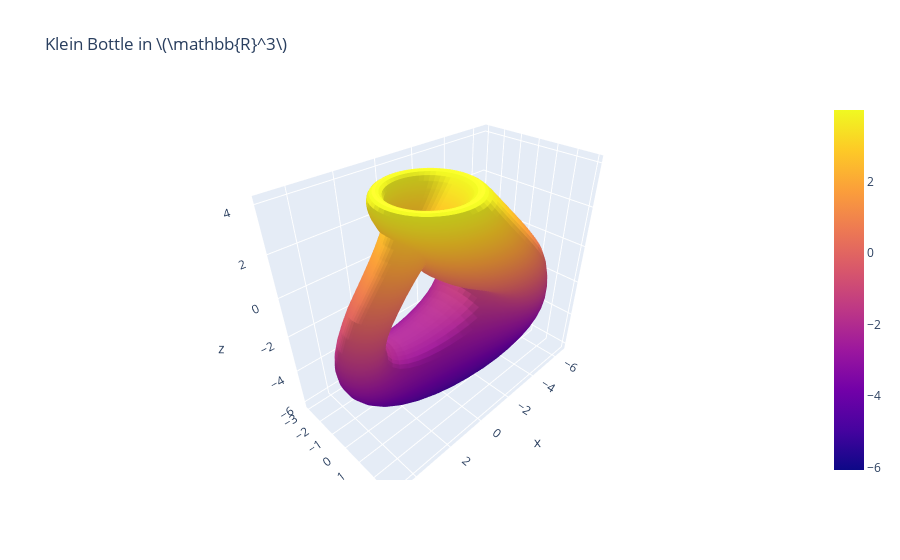

This figure's notebook cell:
### Markdown cell above
### Plotly
If a cell has Plotly output, that output will be displayed in the side panel. Unlike matplotlib, this allows interactivity. There are a couple differences from the `matplotlib` renderer to know about:
- Plotly cells aren't re-run by Constellate: the output data from the cell itself is used.[^1] This means that `setup_plotly` cells have no effect, and unlike `matplotlib` you cannot customize the output using `IS_DARK` or the named colors. You also have to run the cell in order for Constellate to see the output.
- Dark mode compatibility is achieved by modifying the plotly template used to render the figure. Fuller support for this is planned, but for now the background and main colors will change appropriately.
- Writing TeX in Plotly should work, although achieving this without increasing the bundle size is a work in progress.

To demonstrate, here's a 3D visual that benefits tremendously from the ability to rotate the camera.

[^1]: The reason for this is that Plotly has no concept of the current figure in the way that Matplotlib does, so Constellate wouldn't know what figure to render if it re-ran the cell. A technical workaround for this is in progress.

### Code cell
import plotly.graph_objects as go

# equations credit to https://mathcurve.com/surfaces.gb/klein/klein.shtml
a = 3
b = 4
c = 2
def r(u):
    return c * (1 - 0.5 * np.cos(u))

# I change the z and y axes and flip the z axis so the bottle is oriented the nicest
Nd = 50
uu, vv = np.meshgrid(np.linspace(0, 2 * np.pi, Nd), np.linspace(0, 2 * np.pi, Nd))

xx = np.where(uu < np.pi, np.cos(uu) * (a * (1 + np.sin(uu)) + r(uu) * np.cos(vv)), a * (1 + np.sin(uu)) * np.cos(uu) - r(uu) * np.cos(vv))
zz = -np.where(uu < np.pi, np.sin(uu) * (b + r(uu) * np.cos(vv)), b * np.sin(uu))
yy = np.where(uu < np.pi, r(uu) * np.sin(vv), r(uu) * np.sin(vv))

fig = go.Figure(data=[
    go.Surface(x=xx, y=yy, z=zz)
])
fig.update_layout(title_text='Klein Bottle in \\(\\mathbb{R}^3\\)')
fig.show()

### Figure 1 — Plotly figure (JSON) as saved in the notebook; plotly's stock layout.template omitted (floating-point values rounded to 4 significant figures; data arrays with more than 128 entries replaced by an {"elided": "..."} marker saying what was removed)
{"data": [{"type": "surface", "x": {"elided": "50x50 float values"}, "y": {"elided": "50x50 float values"}, "z": {"elided": "50x50 float values"}}], "layout": {"title": {"text": "Klein Bottle in \\(\\mathbb{R}^3\\)"}}}
